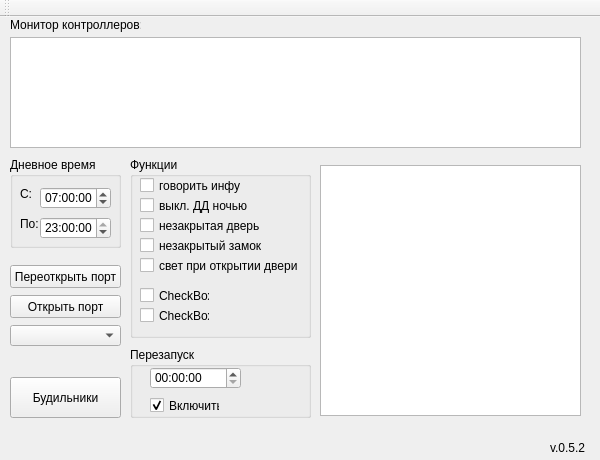
<?xml version="1.0" encoding="UTF-8"?>
<ui version="4.0">
 <class>MainWindow</class>
 <widget class="QMainWindow" name="MainWindow">
  <property name="enabled">
   <bool>true</bool>
  </property>
  <property name="geometry">
   <rect>
    <x>0</x>
    <y>0</y>
    <width>600</width>
    <height>460</height>
   </rect>
  </property>
  <property name="sizePolicy">
   <sizepolicy hsizetype="Fixed" vsizetype="Fixed">
    <horstretch>0</horstretch>
    <verstretch>0</verstretch>
   </sizepolicy>
  </property>
  <property name="minimumSize">
   <size>
    <width>600</width>
    <height>460</height>
   </size>
  </property>
  <property name="maximumSize">
   <size>
    <width>600</width>
    <height>460</height>
   </size>
  </property>
  <property name="windowTitle">
   <string>SmartHouse</string>
  </property>
  <widget class="QWidget" name="centralWidget">
   <widget class="QTextBrowser" name="textBrowser">
    <property name="enabled">
     <bool>true</bool>
    </property>
    <property name="geometry">
     <rect>
      <x>320</x>
      <y>148</y>
      <width>261</width>
      <height>251</height>
     </rect>
    </property>
   </widget>
   <widget class="QPushButton" name="pushButton">
    <property name="geometry">
     <rect>
      <x>10</x>
      <y>248</y>
      <width>111</width>
      <height>23</height>
     </rect>
    </property>
    <property name="text">
     <string>Переоткрыть порт</string>
    </property>
   </widget>
   <widget class="QListWidget" name="listWidget">
    <property name="geometry">
     <rect>
      <x>10</x>
      <y>20</y>
      <width>571</width>
      <height>111</height>
     </rect>
    </property>
    <property name="sizePolicy">
     <sizepolicy hsizetype="Fixed" vsizetype="Fixed">
      <horstretch>0</horstretch>
      <verstretch>0</verstretch>
     </sizepolicy>
    </property>
    <property name="minimumSize">
     <size>
      <width>571</width>
      <height>90</height>
     </size>
    </property>
    <property name="maximumSize">
     <size>
      <width>571</width>
      <height>111</height>
     </size>
    </property>
   </widget>
   <widget class="QGroupBox" name="groupBox">
    <property name="geometry">
     <rect>
      <x>10</x>
      <y>140</y>
      <width>111</width>
      <height>91</height>
     </rect>
    </property>
    <property name="title">
     <string>Дневное время</string>
    </property>
    <widget class="QTimeEdit" name="dayTB">
     <property name="geometry">
      <rect>
       <x>30</x>
       <y>30</y>
       <width>71</width>
       <height>22</height>
      </rect>
     </property>
     <property name="time">
      <time>
       <hour>7</hour>
       <minute>0</minute>
       <second>0</second>
      </time>
     </property>
    </widget>
    <widget class="QTimeEdit" name="dayTE">
     <property name="geometry">
      <rect>
       <x>30</x>
       <y>60</y>
       <width>71</width>
       <height>22</height>
      </rect>
     </property>
     <property name="time">
      <time>
       <hour>23</hour>
       <minute>0</minute>
       <second>0</second>
      </time>
     </property>
    </widget>
    <widget class="QLabel" name="label">
     <property name="geometry">
      <rect>
       <x>10</x>
       <y>30</y>
       <width>46</width>
       <height>13</height>
      </rect>
     </property>
     <property name="text">
      <string>С:</string>
     </property>
    </widget>
    <widget class="QLabel" name="label_2">
     <property name="geometry">
      <rect>
       <x>10</x>
       <y>60</y>
       <width>46</width>
       <height>13</height>
      </rect>
     </property>
     <property name="text">
      <string>По:</string>
     </property>
    </widget>
   </widget>
   <widget class="QLabel" name="label_3">
    <property name="geometry">
     <rect>
      <x>10</x>
      <y>0</y>
      <width>131</width>
      <height>16</height>
     </rect>
    </property>
    <property name="text">
     <string>Монитор контроллеров:</string>
    </property>
   </widget>
   <widget class="QPushButton" name="alarmButton">
    <property name="geometry">
     <rect>
      <x>10</x>
      <y>360</y>
      <width>111</width>
      <height>41</height>
     </rect>
    </property>
    <property name="text">
     <string>Будильники</string>
    </property>
   </widget>
   <widget class="QComboBox" name="portsBox">
    <property name="geometry">
     <rect>
      <x>10</x>
      <y>308</y>
      <width>111</width>
      <height>21</height>
     </rect>
    </property>
    <property name="contextMenuPolicy">
     <enum>Qt::NoContextMenu</enum>
    </property>
   </widget>
   <widget class="QPushButton" name="openButton">
    <property name="geometry">
     <rect>
      <x>10</x>
      <y>278</y>
      <width>111</width>
      <height>23</height>
     </rect>
    </property>
    <property name="text">
     <string>Открыть порт</string>
    </property>
   </widget>
   <widget class="QGroupBox" name="groupBox_2">
    <property name="geometry">
     <rect>
      <x>130</x>
      <y>330</y>
      <width>181</width>
      <height>71</height>
     </rect>
    </property>
    <property name="title">
     <string>Перезапуск</string>
    </property>
    <widget class="QTimeEdit" name="restarttime">
     <property name="geometry">
      <rect>
       <x>20</x>
       <y>20</y>
       <width>91</width>
       <height>22</height>
      </rect>
     </property>
    </widget>
    <widget class="QCheckBox" name="restartbox">
     <property name="geometry">
      <rect>
       <x>20</x>
       <y>50</y>
       <width>70</width>
       <height>17</height>
      </rect>
     </property>
     <property name="text">
      <string>Включить?</string>
     </property>
     <property name="checked">
      <bool>true</bool>
     </property>
    </widget>
   </widget>
   <widget class="QGroupBox" name="tools">
    <property name="geometry">
     <rect>
      <x>130</x>
      <y>140</y>
      <width>181</width>
      <height>181</height>
     </rect>
    </property>
    <property name="title">
     <string>Функции</string>
    </property>
    <widget class="QCheckBox" name="sayinfoBox">
     <property name="geometry">
      <rect>
       <x>10</x>
       <y>20</y>
       <width>101</width>
       <height>17</height>
      </rect>
     </property>
     <property name="text">
      <string>говорить инфу</string>
     </property>
    </widget>
    <widget class="QCheckBox" name="ddnigthBox">
     <property name="geometry">
      <rect>
       <x>10</x>
       <y>40</y>
       <width>111</width>
       <height>17</height>
      </rect>
     </property>
     <property name="text">
      <string>выкл. ДД ночью</string>
     </property>
    </widget>
    <widget class="QCheckBox" name="dooralertBox">
     <property name="geometry">
      <rect>
       <x>10</x>
       <y>60</y>
       <width>121</width>
       <height>17</height>
      </rect>
     </property>
     <property name="text">
      <string>незакрытая дверь</string>
     </property>
    </widget>
    <widget class="QCheckBox" name="lockalertBox">
     <property name="geometry">
      <rect>
       <x>10</x>
       <y>80</y>
       <width>141</width>
       <height>17</height>
      </rect>
     </property>
     <property name="text">
      <string>незакрытый замок</string>
     </property>
    </widget>
    <widget class="QCheckBox" name="doorlightBox">
     <property name="geometry">
      <rect>
       <x>10</x>
       <y>100</y>
       <width>161</width>
       <height>17</height>
      </rect>
     </property>
     <property name="text">
      <string>свет при открытии двери</string>
     </property>
    </widget>
    <widget class="QCheckBox" name="checkBox_6">
     <property name="geometry">
      <rect>
       <x>10</x>
       <y>130</y>
       <width>70</width>
       <height>17</height>
      </rect>
     </property>
     <property name="text">
      <string>CheckBox</string>
     </property>
    </widget>
    <widget class="QCheckBox" name="checkBox_7">
     <property name="geometry">
      <rect>
       <x>10</x>
       <y>150</y>
       <width>70</width>
       <height>17</height>
      </rect>
     </property>
     <property name="text">
      <string>CheckBox</string>
     </property>
    </widget>
   </widget>
   <widget class="QLabel" name="label_4">
    <property name="geometry">
     <rect>
      <x>550</x>
      <y>410</y>
      <width>46</width>
      <height>41</height>
     </rect>
    </property>
    <property name="text">
     <string>v.0.5.2</string>
    </property>
   </widget>
  </widget>
  <widget class="QMenuBar" name="menuBar">
   <property name="geometry">
    <rect>
     <x>0</x>
     <y>0</y>
     <width>600</width>
     <height>21</height>
    </rect>
   </property>
  </widget>
  <widget class="QToolBar" name="mainToolBar">
   <attribute name="toolBarArea">
    <enum>TopToolBarArea</enum>
   </attribute>
   <attribute name="toolBarBreak">
    <bool>false</bool>
   </attribute>
  </widget>
 </widget>
 <layoutdefault spacing="6" margin="11"/>
 <resources/>
 <connections/>
</ui>
